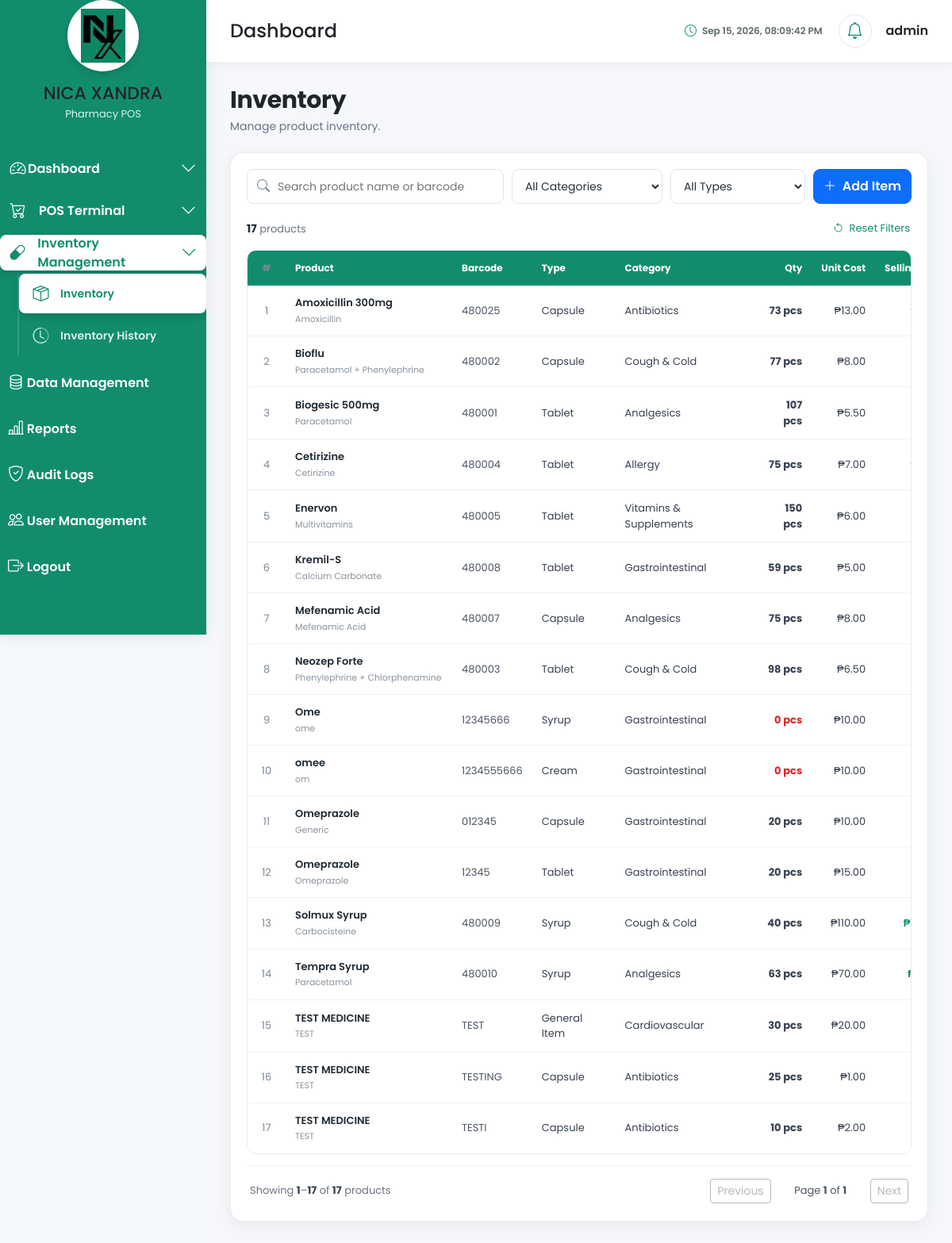
Screenshot of /app/dashboard/inventory_management/index.php (signed in) with the database file from the repository.
### tables this page shows
CREATE TABLE `users` (
  `user_id` int(11) NOT NULL,
  `role_id` int(11) NOT NULL,
  `full_name` varchar(150) NOT NULL,
  `username` varchar(50) NOT NULL,
  `email` varchar(150) DEFAULT NULL,
  `password` varchar(255) NOT NULL,
  `contact_number` varchar(20) DEFAULT NULL,
  `gender` enum('Male','Female','Prefer not to say') DEFAULT NULL,
  `birth_date` date DEFAULT NULL,
  `address` text DEFAULT NULL,
  `profile_image` varchar(255) DEFAULT 'default.png',
  `account_status` enum('Active','Inactive','Locked') DEFAULT 'Active',
  `failed_login_attempts` int(11) DEFAULT 0,
  `last_login` datetime DEFAULT NULL,
  `remember_token` varchar(255) DEFAULT NULL,
  `created_at` timestamp NOT NULL DEFAULT current_timestamp(),
  `updated_at` timestamp NOT NULL DEFAULT current_timestamp() ON UPDATE current_timestamp()
);

CREATE TABLE `products` (
  `product_id` int(11) NOT NULL,
  `barcode` varchar(100) NOT NULL,
  `product_name` varchar(150) NOT NULL,
  `generic_name` varchar(150) DEFAULT NULL,
  `brand_name` varchar(150) DEFAULT NULL,
  `category_id` int(11) DEFAULT NULL,
  `type_id` int(11) DEFAULT NULL,
  `supplier_id` int(11) DEFAULT NULL,
  `dosage` varchar(100) DEFAULT NULL,
  `strength` varchar(100) DEFAULT NULL,
  `unit` varchar(50) DEFAULT NULL,
  `unit_cost` decimal(10,2) DEFAULT NULL,
  `selling_price` decimal(10,2) NOT NULL,
  `quantity` int(11) NOT NULL DEFAULT 0,
  `reorder_level` int(11) DEFAULT 10,
  `manufacturing_date` date DEFAULT NULL,
  `expiration_date` date DEFAULT NULL,
  `batch_number` varchar(100) DEFAULT NULL,
  `description` text DEFAULT NULL,
  `is_test_data` tinyint(1) NOT NULL DEFAULT 0,
  `product_image` varchar(255) DEFAULT 'default-medicine.png',
  `product_status` enum('Available','Low Stock','Out of Stock','Expired') DEFAULT 'Available',
  `created_at` timestamp NOT NULL DEFAULT current_timestamp(),
  `updated_at` timestamp NOT NULL DEFAULT current_timestamp() ON UPDATE current_timestamp()
);

CREATE TABLE `product_types` (
  `type_id` int(11) NOT NULL,
  `type_name` varchar(100) NOT NULL,
  `description` varchar(255) DEFAULT NULL,
  `created_at` timestamp NOT NULL DEFAULT current_timestamp()
);

CREATE TABLE `categories` (
  `category_id` int(11) NOT NULL,
  `category_name` varchar(100) NOT NULL,
  `category_description` varchar(255) DEFAULT NULL,
  `category_status` enum('Active','Inactive') DEFAULT 'Active',
  `created_at` timestamp NOT NULL DEFAULT current_timestamp(),
  `updated_at` timestamp NOT NULL DEFAULT current_timestamp() ON UPDATE current_timestamp()
);

### app/Models/Inventory.php (called while the page is built, shortened)
<?php
require_once __DIR__ . '/../../config/database.php';
class Inventory
{
    private PDO $conn;
    public function __construct()
    {
        $database = new Database();
        $this->conn = $database->connect();
    }
    public function getProducts(
        int $page = 1,
        int $limit = 20,
        string $search = '',
        string $category = '',
        string $type = ''
    ): array {
        $page = max(1, $page);
        $limit = min(max(1, $limit), 100);
        $search = trim($search);
        $category = trim($category);
        $type = trim($type);
        $where = [];
        $params = [];
        $whereSql = $where ? 'WHERE ' . implode(' AND ', $where) : '';
        $countSql = "
            SELECT COUNT(*)
            FROM products p
            INNER JOIN product_types pt ON p.type_id = pt.type_id
            INNER JOIN categories c ON p.category_id = c.category_id
            {$whereSql}
        ";
        $countStmt = $this->conn->prepare($countSql);
        $countStmt->execute();
        $total = (int) $countStmt->fetchColumn();
        $totalPages = $total > 0 ? (int) ceil($total / $limit) : 0;
        $offset = ($page - 1) * $limit;
        $stmt = $this->conn->prepare($sql);
        $stmt->bindValue(':limit', $limit, PDO::PARAM_INT);
        $stmt->bindValue(':offset', $offset, PDO::PARAM_INT);
        $stmt->execute();
        return [
            'products' => $stmt->fetchAll(PDO::FETCH_ASSOC),
            'pagination' => [
                'page' => $page,
                'limit' => $limit,
                'total' => $total,
                'total_pages' => $totalPages,
                'has_previous' => $page > 1,
                'has_next' => $page < $totalPages,
            ],
        ];
    }
}

### config/database.php (called while the page is built, shortened)
<?php
class Database
{
    private string $host = "localhost";
    private string $db_name = "pharmacy_pos";
    private string $username = "root";
    private string $password = "";
    private ?PDO $connection = null;
    public function connect(): PDO
    {
        if ($this->connection === null) {
            $dsn = "mysql:host={$this->host};dbname={$this->db_name};charset=utf8mb4";
            try {
                $this->connection = new PDO(
                    $dsn,
                    $this->username,
                    $this->password,
                    [
                        PDO::ATTR_ERRMODE => PDO::ERRMODE_EXCEPTION,
                        PDO::ATTR_DEFAULT_FETCH_MODE => PDO::FETCH_ASSOC,
                        PDO::ATTR_EMULATE_PREPARES => false
                    ]
                );
            } catch (PDOException $e) {
                die(
                    "<h2>Database Connection Failed</h2>" .
                    "<p>" . htmlspecialchars($e->getMessage()) . "</p>"
                );
            }
        }
        return $this->connection;
    }
}

### app/Controllers/InventoryController.php (called while the page is built, shortened)
<?php
require_once __DIR__ . '/../Models/Inventory.php';
class InventoryController
{
    private Inventory $inventory;
    public function __construct()
    {
        $this->inventory = new Inventory();
    }
    public function getProducts(
        int $page = 1,
        int $limit = 20,
        string $search = '',
        string $category = '',
        string $type = ''
    ): array {
        return $this->inventory->getProducts($page, $limit, $search, $category, $type);
    }
}

### app/Models/User.php (called while the page is built, shortened)
<?php
require_once __DIR__ . '/../../config/database.php';
class User
{
    private PDO $conn;
    public function __construct()
    {
        $database = new Database();
        $this->conn = $database->connect();
    }
public function getById(int $userId): array|false
{
    $sql = "
        SELECT *
        FROM users
        WHERE user_id = :user_id
        LIMIT 1
    ";
    $stmt = $this->conn->prepare($sql);
    $stmt->execute([
        ':user_id' => $userId
    ]);
    return $stmt->fetch(PDO::FETCH_ASSOC);
}
}

### app/Middleware/AuthMiddleware.php (called while the page is built, shortened)
<?php
require_once __DIR__ . '/../Models/User.php';
class AuthMiddleware
{
    public static function check(): void
    {
        $userModel = new User();
        $user = $userModel->getById(
            (int) $_SESSION['user_id']
        );
    }
}

### app/dashboard/inventory_management/index.php (the view, shortened to what this page needs)
<?php
require_once '../../Middleware/AuthMiddleware.php';
AuthMiddleware::check();
require_once '../../Controllers/InventoryController.php';
$inventoryController = new InventoryController();
$currentPage = max(1, (int) ($_GET['page'] ?? 1));
$limit = min(max(1, (int) ($_GET['limit'] ?? 20)), 100);
$search = trim((string) ($_GET['search'] ?? ''));
$selectedCategory = trim((string) ($_GET['category'] ?? ''));
$selectedType = trim((string) ($_GET['type'] ?? ''));
$productResult = $inventoryController->getProducts(
    $currentPage,
    $limit,
    $search,
    $selectedCategory,
    $selectedType
);
$products = $productResult['products'] ?? [];
$pagination = $productResult['pagination'] ?? [];
$currentPage = (int) ($pagination['page'] ?? $currentPage);
require_once '../../../includes/header.php';
?>
<link rel="stylesheet" href="/pharmacy_pos/assets/css/dashboard.css">
<link rel="stylesheet" href="/pharmacy_pos/assets/css/sidebar.css">
<link rel="stylesheet" href="/pharmacy_pos/assets/css/navbar.css">
<link rel="stylesheet" href="/pharmacy_pos/assets/css/inventory.css">
<div class="dashboard-wrapper">
    <?php include '../../../includes/sidebar.php'; ?>
    <div class="main-content">
        <?php include '../../../includes/navbar.php'; ?>
        <div class="dashboard-content">
    <div class="page-header">
        <h2>Inventory</h2>
        <p>Manage product inventory.</p>
    </div>
    <section class="inventory-card">
        <div class="inventory-toolbar">
            <div class="inventory-search-wrap">
                <input
                    type="text"
                    id="inventory-search"
                    class="inventory-search"
                    placeholder="Search product name or barcode"
                    value="<?= htmlspecialchars($search) ?>"
                    autocomplete="off">
            </div>
            <select id="category-filter" class="inventory-filter">
                <option value="">All Categories</option>
            </select>
            <select id="type-filter" class="inventory-filter">
                <option value="">All Types</option>
            </select>
            <button
                type="button"
                class="btn btn-primary inventory-add-btn"
                data-bs-toggle="modal"
                data-bs-target="#addProductModal">
                <i class="bi bi-plus-lg me-1"></i>
                Add Item
            </button>
        </div>
        <div class="inventory-summary">
            <div>
                <strong id="inventory-result-count"><?= (int) ($pagination['total'] ?? 0) ?></strong>
                <span>product<?= ((int) ($pagination['total'] ?? 0)) === 1 ? '' : 's' ?></span>
            </div>
            <button type="button" id="inventory-reset" class="inventory-reset-btn">
                <i class="bi bi-arrow-counterclockwise me-1"></i>
                Reset Filters
            </button>
        </div>
        <div class="inventory-table-wrap">
            <table class="inventory-table">
                <thead>
                    <tr>
                        <th class="col-index">#</th>
                        <th>Product</th>
                        <th>Barcode</th>
                        <th>Type</th>
                        <th>Category</th>
                        <th class="text-end">Qty</th>
                        <th class="text-end">Unit Cost</th>
                        <th class="text-end">Selling Price</th>
                    </tr>
                </thead>
                <tbody id="inventory-table-body">
                <?php if (empty($products)): ?>
                    <tr>
                        <td colspan="10" class="inventory-empty">
                            <i class="bi bi-box-seam"></i>
                            <strong>No products found</strong>
                            <span>Add a product or adjust your filters.</span>
                        </td>
                    </tr>
                <?php else: ?>
                    <?php foreach ($products as $index => $product): ?>
                        <?php
                            $quantity = (int) ($product['quantity'] ?? 0);
                        ?>
                        <tr
                            class="inventory-row"
                            data-name="<?= htmlspecialchars(strtolower($product['product_name'] ?? '')) ?>"
                            data-barcode="<?= htmlspecialchars(strtolower($product['barcode'] ?? '')) ?>"
                            data-category="<?= htmlspecialchars(strtolower($product['category_name'] ?? '')) ?>"
                            data-type="<?= htmlspecialchars(strtolower($product['type_name'] ?? '')) ?>">
                            <td class="col-index"><?= (($currentPage - 1) * $limit) + $index + 1 ?></td>
                            <td class="product-cell">
                                <div class="product-name">
                                    <?= htmlspecialchars($product['product_name'] ?? 'Unnamed Product') ?>
                                </div>
                                <?php if (!empty($product['generic_name']) && $product['generic_name'] !== 'N/A'): ?>
                                    <div class="product-subname">
                                        <?= htmlspecialchars($product['generic_name']) ?>
                                    </div>
                                <?php endif; ?>
                            </td>
                            <td class="barcode-cell">
                                <?= htmlspecialchars($product['barcode'] ?? 'N/A') ?>
                            </td>
                            <td><?= htmlspecialchars($product['type_name'] ?? 'N/A') ?></td>
                            <td><?= htmlspecialchars($product['category_name'] ?? 'N/A') ?></td>
                            <td class="text-end">
                                <span class="quantity-value <?= $quantity <= 0 ? 'quantity-zero' : '' ?>">
                                    <?= $quantity ?> pcs
                                </span>
                            </td>
                            <td class="money-cell text-end">
                                ₱<?= number_format((float) ($product['unit_cost'] ?? 0), 2) ?>
                            </td>
                            <td class="money-cell text-end selling-price">
                                ₱<?= number_format((float) ($product['selling_price'] ?? 0), 2) ?>
                            </td>
                        </tr>
                    <?php endforeach; ?>
                <?php endif; ?>
                </tbody>
            </table>
        </div>
        <div class="inventory-pagination" id="inventory-pagination">
            <div class="pagination-info">
                <?php if (($pagination['total'] ?? 0) > 0): ?>
                    Showing <strong><?= (($currentPage - 1) * $limit) + 1 ?></strong>–<strong><?= min($currentPage * $limit, (int) $pagination['total']) ?></strong>
                    of <strong><?= (int) $pagination['total'] ?></strong> products
                <?php else: ?>
                    No products found.
                <?php endif; ?>
            </div>
            <div class="pagination-controls">
                <?php
                    $query = $_GET;
                    $query['limit'] = $limit;
                ?>
                <a class="btn btn-outline-secondary btn-sm <?= empty($pagination['has_previous']) ? 'disabled' : '' ?>"
                   href="?<?= http_build_query(array_merge($query, ['page' => max(1, $currentPage - 1)])) ?>"
                   <?= empty($pagination['has_previous']) ? 'aria-disabled="true" tabindex="-1"' : '' ?>>Previous</a>
                <span class="pagination-page">
                    Page <strong><?= $currentPage ?></strong> of <strong><?= max(1, (int) ($pagination['total_pages'] ?? 0)) ?></strong>
                </span>
                <a class="btn btn-outline-secondary btn-sm <?= empty($pagination['has_next']) ? 'disabled' : '' ?>"
                   href="?<?= http_build_query(array_merge($query, ['page' => $currentPage + 1])) ?>"
                   <?= empty($pagination['has_next']) ? 'aria-disabled="true" tabindex="-1"' : '' ?>>Next</a>
            </div>
        </div>
    </section>
<?php require_once '../../../includes/footer.php'; ?>

### rows the page displays
products: product_name "Amoxicillin 300mg", generic_name "Amoxicillin", barcode "480025", type.type_name "Capsule", category.category_name "Antibiotics", quantity "73", unit_cost "13.00"
users: (($currentPage - 1) * $limit) + $index + 1 "1", (($currentPage - 1) * $limit) + 1 "1", role "1"
products: index "2", product_name "Bioflu", generic_name "Paracetamol + Phenylephrine", barcode "480002", type.type_name "Capsule", category.category_name "Cough & Cold", quantity "77", unit_cost "8.00"
products: index "3", product_name "Biogesic 500mg", generic_name "Paracetamol", barcode "480001", type.type_name "Tablet", category.category_name "Analgesics", quantity "107", unit_cost "5.50"
products: index "4", product_name "Cetirizine", generic_name "Cetirizine", barcode "480004", type.type_name "Tablet", category.category_name "Allergy", quantity "75", unit_cost "7.00"
products: index "5", product_name "Enervon", generic_name "Multivitamins", barcode "480005", type.type_name "Tablet", category.category_name "Vitamins & Supplements", quantity "150", unit_cost "6.00"
products: index "6", product_name "Kremil-S", generic_name "Calcium Carbonate", barcode "480008", type.type_name "Tablet", category.category_name "Gastrointestinal", quantity "59", unit_cost "5.00"
products: index "7", product_name "Mefenamic Acid", generic_name "Mefenamic Acid", barcode "480007", type.type_name "Capsule", category.category_name "Analgesics", quantity "75", unit_cost "8.00"
products: index "8", product_name "Neozep Forte", generic_name "Phenylephrine + Chlorphenamine", barcode "480003", type.type_name "Tablet", category.category_name "Cough & Cold", quantity "98", unit_cost "6.50"
products: index "9", product_name "Ome", generic_name "ome", barcode "12345666", type.type_name "Syrup", category.category_name "Gastrointestinal", quantity "0", unit_cost "10.00"
products: index "10", product_name "omee", generic_name "om", barcode "1234555666", type.type_name "Cream", category.category_name "Gastrointestinal", quantity "0", unit_cost "10.00"
products: index "11", product_name "Omeprazole", generic_name "Generic", barcode "012345", type.type_name "Capsule", category.category_name "Gastrointestinal", quantity "20", unit_cost "10.00"
products: index "12", product_name "Omeprazole", generic_name "Omeprazole", barcode "12345", type.type_name "Tablet", category.category_name "Gastrointestinal", quantity "20", unit_cost "15.00"
products: index "13", product_name "Solmux Syrup", generic_name "Carbocisteine", barcode "480009", type.type_name "Syrup", category.category_name "Cough & Cold", quantity "40", unit_cost "110.00"
products: index "14", product_name "Tempra Syrup", generic_name "Paracetamol", barcode "480010", type.type_name "Syrup", category.category_name "Analgesics", quantity "63", unit_cost "70.00"
products: index "15", product_name "TEST MEDICINE", generic_name "TEST", barcode "TEST", type.type_name "General Item", category.category_name "Cardiovascular", quantity "30", unit_cost "20.00"
products: index "16", product_name "TEST MEDICINE", generic_name "TEST", barcode "TESTING", type.type_name "Capsule", category.category_name "Antibiotics", quantity "25", unit_cost "1.00"
products: index "17", product_name "TEST MEDICINE", generic_name "TEST", barcode "TESTI", type.type_name "Capsule", category.category_name "Antibiotics", quantity "10", unit_cost "2.00"

### other values shown
$_SESSION['username'] "admin"
$pagination['total'] "17"
min($currentPage * $limit, (int) $pagination['total']) "17"
